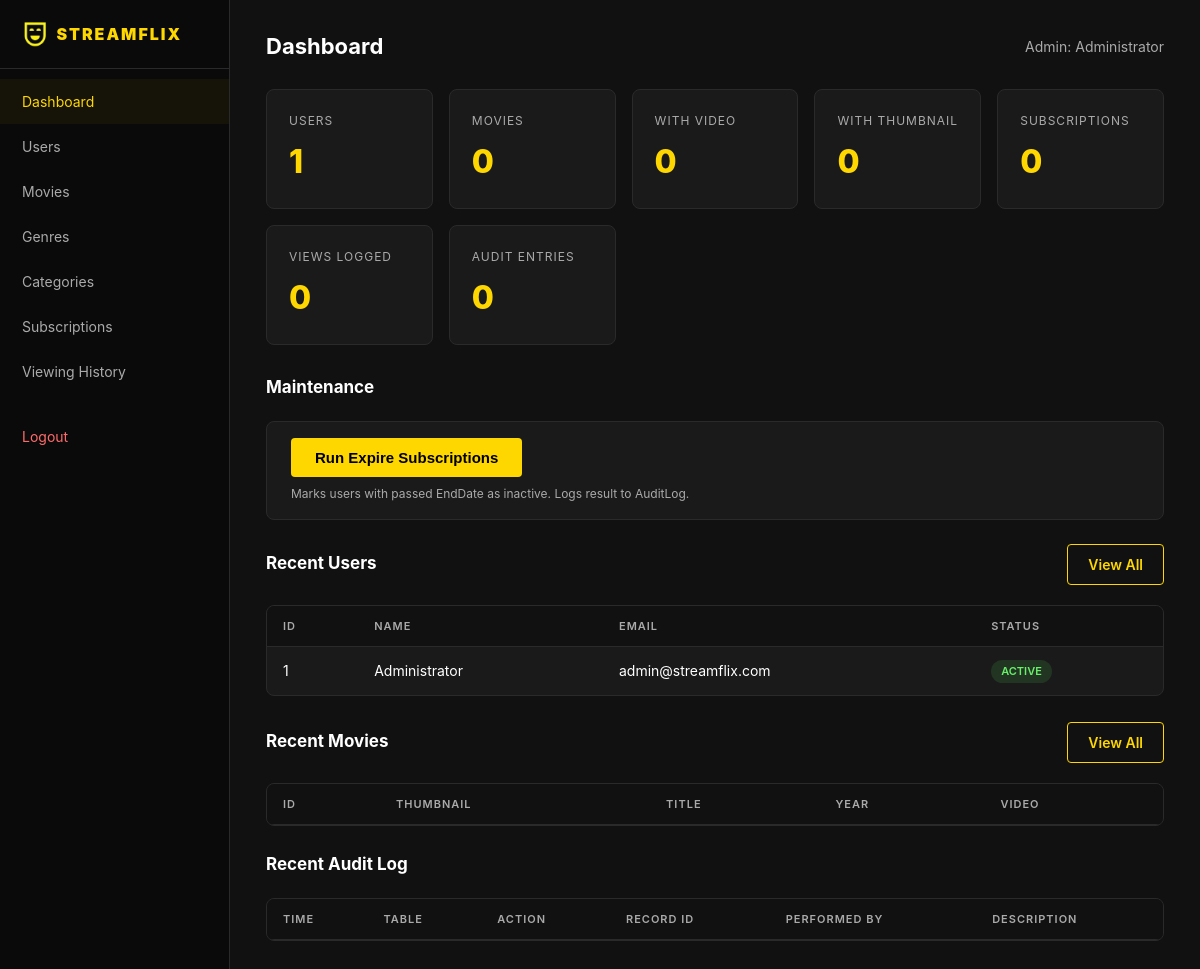
Screenshot of /admin/dashboard.php (signed in) with the database file from the repository.
### tables this page shows
CREATE TABLE IF NOT EXISTS User (
    UserID INT AUTO_INCREMENT PRIMARY KEY,
    FullName VARCHAR(100) NOT NULL,
    Email VARCHAR(100) NOT NULL UNIQUE,
    Password VARCHAR(255) NOT NULL,
    SubscriptionStatus ENUM('active','inactive','none') DEFAULT 'none'
);

### admin/dashboard.php (the view, shortened to what this page needs)
<?php require_once __DIR__ . '/auth_guard.php';
$conn->query("CREATE TABLE IF NOT EXISTS AuditLog (
    LogID       INT AUTO_INCREMENT PRIMARY KEY,
    LogTime     DATETIME     DEFAULT CURRENT_TIMESTAMP,
    TableName   VARCHAR(100) NOT NULL,
    Action      ENUM('INSERT','UPDATE','DELETE','PROCEDURE') NOT NULL,
    RecordID    INT          DEFAULT NULL,
    PerformedBy VARCHAR(255) DEFAULT 'SYSTEM',
    Description TEXT         NOT NULL
)");
?>
<!DOCTYPE html>
<html lang="en">
<head><meta charset="UTF-8"><title>Dashboard – Admin | StreamFlix</title><link rel="stylesheet" href="../css/style.css"></head>
<body>
<div class="admin-layout">
    <?php include __DIR__ . '/sidebar.php'; ?>
    <main class="admin-main">
        <div class="admin-topbar">
            <h2>Dashboard</h2>
            <span class="nav-user">Admin: <?= htmlspecialchars($_SESSION['full_name']) ?></span>
        </div>
        <?php
        $totalUsers  = $conn->query("SELECT COUNT(*) FROM User")->fetch_row()[0];
        $totalMovies = $conn->query("SELECT COUNT(*) FROM Movie")->fetch_row()[0];
        $totalSubs   = $conn->query("SELECT COUNT(*) FROM Subscription")->fetch_row()[0];
        $totalViews  = $conn->query("SELECT COUNT(*) FROM ViewingHistory")->fetch_row()[0];
        $withVideo   = $conn->query("SELECT COUNT(*) FROM Movie WHERE VideoPath IS NOT NULL AND VideoPath != ''")->fetch_row()[0];
        $withThumb   = $conn->query("SELECT COUNT(*) FROM Movie WHERE ThumbnailPath IS NOT NULL AND ThumbnailPath != ''")->fetch_row()[0];
        $totalLogs   = $conn->query("SELECT COUNT(*) FROM AuditLog")->fetch_row()[0];
        ?>
        <div class="stats-grid">
            <div class="stat-card"><div class="stat-label">Users</div><div class="stat-value"><?= $totalUsers ?></div></div>
            <div class="stat-card"><div class="stat-label">Movies</div><div class="stat-value"><?= $totalMovies ?></div></div>
            <div class="stat-card"><div class="stat-label">With Video</div><div class="stat-value"><?= $withVideo ?></div></div>
            <div class="stat-card"><div class="stat-label">With Thumbnail</div><div class="stat-value"><?= $withThumb ?></div></div>
            <div class="stat-card"><div class="stat-label">Subscriptions</div><div class="stat-value"><?= $totalSubs ?></div></div>
            <div class="stat-card"><div class="stat-label">Views Logged</div><div class="stat-value"><?= $totalViews ?></div></div>
            <div class="stat-card"><div class="stat-label">Audit Entries</div><div class="stat-value"><?= $totalLogs ?></div></div>
        </div>
        <div class="page-header"><h3>Maintenance</h3></div>
        <div class="form-section" style="padding:16px 24px">
            <form method="POST" style="display:inline">
                <button type="submit" name="run_expire" class="btn-primary" onclick="return confirm('Run subscription expiry now?')">
                    Run Expire Subscriptions
                </button>
            </form>
            <p style="font-size:12px;color:var(--text-muted);margin-top:8px">
                Marks users with passed EndDate as inactive. Logs result to AuditLog.
            </p>
        </div>
        <div class="page-header"><h3>Recent Users</h3><a href="users.php" class="btn-secondary">View All</a></div>
        <div class="table-wrapper"><table>
            <thead><tr><th>ID</th><th>Name</th><th>Email</th><th>Status</th></tr></thead>
            <tbody>
            <?php $rows=$conn->query("SELECT UserID,FullName,Email,SubscriptionStatus FROM User ORDER BY UserID DESC LIMIT 5");
            while($r=$rows->fetch_assoc()): ?>
            <tr>
                <td><?=$r['UserID']?></td>
                <td><?=htmlspecialchars($r['FullName'])?></td>
                <td><?=htmlspecialchars($r['Email'])?></td>
                <td><span class="badge badge-<?=$r['SubscriptionStatus']?>"><?=strtoupper($r['SubscriptionStatus'])?></span></td>
            </tr>
            <?php endwhile; ?>
            </tbody>
        </table></div>
        <div class="page-header"><h3>Recent Movies</h3><a href="movies.php" class="btn-secondary">View All</a></div>
        <div class="table-wrapper"><table>
            <thead><tr><th>ID</th><th>Thumbnail</th><th>Title</th><th>Year</th><th>Video</th></tr></thead>
        </table></div>
        <div class="page-header"><h3>Recent Audit Log</h3></div>
        <div class="table-wrapper"><table>
            <thead><tr><th>Time</th><th>Table</th><th>Action</th><th>Record ID</th><th>Performed By</th><th>Description</th></tr></thead>
        </table></div>
    </main>
</div>
</body></html>

### css/style.css (style rules this page uses)
*, *::before, *::after { box-sizing: border-box; margin: 0; padding: 0; }
:root { --yellow: #FFD700; --yellow-hover: #e6c200; --dark: #111; --dark-card: #1a1a1a; --dark-modal: #181818; --dark-input: #222; --border: #2a2a2a; --text: #fff; --text-muted: #aaa; --red: #e53935; --green: #43a047; }
body { font-family: 'Inter', 'Segoe UI', Arial, sans-serif; background: var(--dark); color: var(--text); min-height: 100vh; font-size: 15px; line-height: 1.5; overflow-x: hidden; }
a { color: var(--yellow); text-decoration: none; }
.btn-primary { background: var(--yellow); color: #000; border: none; border-radius: 4px; padding: 11px 24px; font-size: 15px; font-weight: 700; cursor: pointer; transition: background .2s; display: inline-flex; align-items: center; gap: 6px; }
.btn-secondary { background: transparent; color: var(--yellow); border: 1px solid var(--yellow); border-radius: 4px; padding: 9px 20px; font-size: 14px; font-weight: 600; cursor: pointer; transition: all .2s; }
.admin-layout { display: flex; min-height: 100vh; }
.admin-main { flex: 1; padding: 30px 36px; overflow-y: auto; background: #111; }
.admin-topbar { display: flex; align-items: center; justify-content: space-between; margin-bottom: 26px; }
.admin-topbar h2 { font-size: 22px; font-weight: 700; }
.stats-grid { display: grid; grid-template-columns: repeat(auto-fit, minmax(160px, 1fr)); gap: 16px; margin-bottom: 30px; }
.stat-card { background: var(--dark-card); border: 1px solid var(--border); border-radius: 8px; padding: 22px; }
.stat-label { font-size: 12px; color: var(--text-muted); margin-bottom: 8px; text-transform: uppercase; letter-spacing: 1px; }
.stat-value { font-size: 32px; font-weight: 800; color: var(--yellow); }
.table-wrapper { background: var(--dark-card); border: 1px solid var(--border); border-radius: 8px; overflow: auto; margin-bottom: 26px; }
table { width: 100%; border-collapse: collapse; font-size: 14px; }
thead tr { background: #111; border-bottom: 1px solid var(--border); }
thead th { padding: 12px 16px; text-align: left; color: var(--text-muted); font-weight: 600; text-transform: uppercase; font-size: 11px; letter-spacing: 1px; }
tbody tr { border-bottom: 1px solid #1e1e1e; transition: background .15s; }
tbody tr:last-child { border-bottom: none; }
tbody td { padding: 12px 16px; }
.badge { display: inline-block; padding: 3px 10px; border-radius: 20px; font-size: 11px; font-weight: 600; }
.badge-active { background: rgba(67, 160, 71, .2); color: #69f069; }
.form-section { background: var(--dark-card); border: 1px solid var(--border); border-radius: 8px; padding: 24px; margin-bottom: 24px; }
.page-header { display: flex; align-items: center; justify-content: space-between; margin-bottom: 20px; }
.page-header h3 { font-size: 17px; font-weight: 700; }
.nav-user { font-size: 14px; color: var(--text-muted); }

### rows the page displays
user: UserID "1", FullName "Administrator", Email "admin@streamflix.com", SubscriptionStatus "ACTIVE"

### other values shown
$_SESSION['full_name'] "Administrator"
$totalUsers "1"
$totalMovies "0"
$withVideo "0"
$withThumb "0"
$totalSubs "0"
$totalViews "0"
$totalLogs "0"
